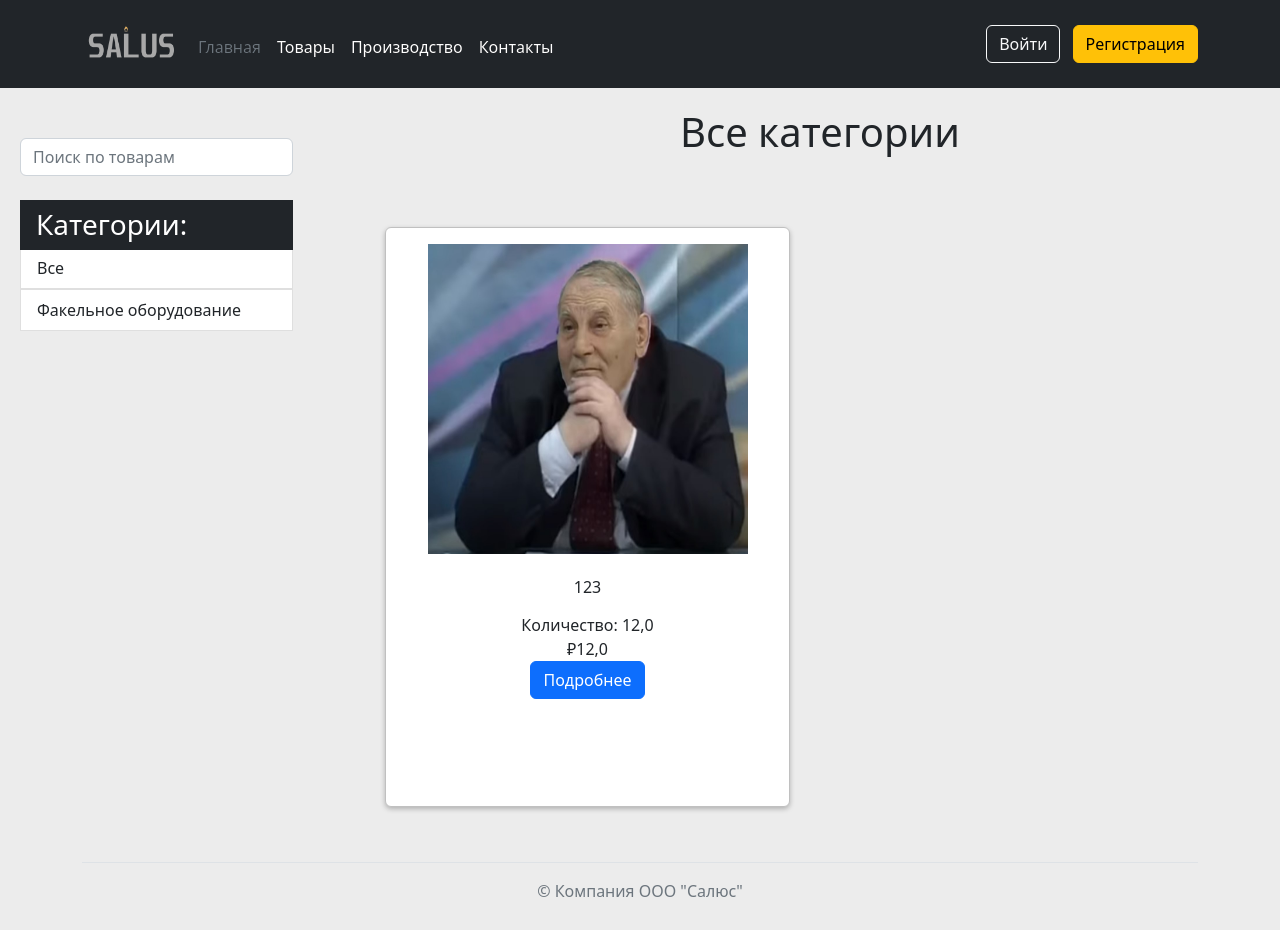
Before: /product/products/ with the older database file.
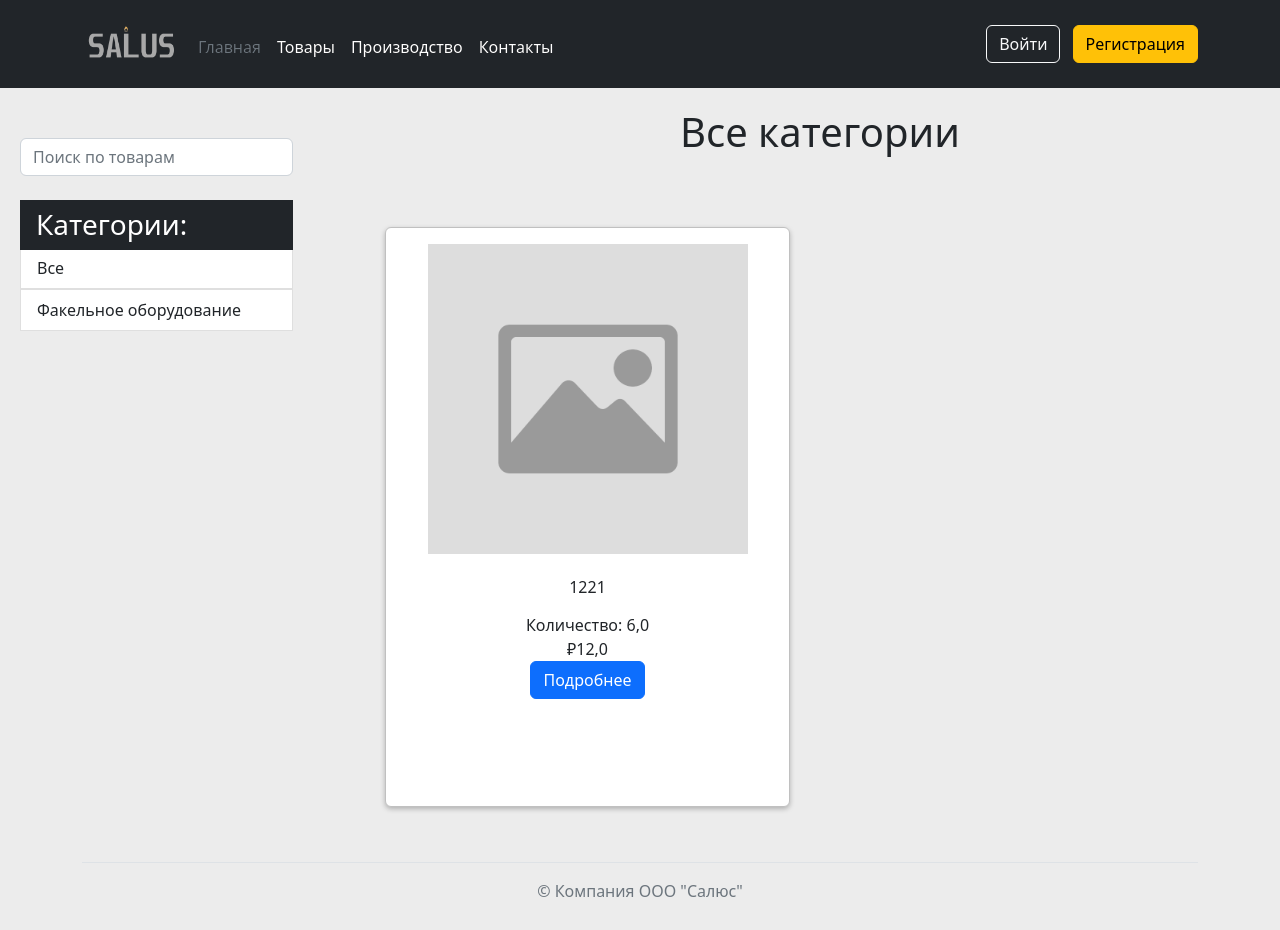
After: the same page with the newer database file.
### shop/models.py (models this page shows, shortened)
class Category(models.Model):
    name = models.CharField(max_length=100, db_index=True, unique=True)
    slug = models.SlugField(max_length=100, unique=True)
    class Meta:
        ordering = ('name', )
        verbose_name = 'Категория'
        verbose_name_plural = 'Категории'
    def get_absolute_url(self):
        return reverse('myshop:product_list_by_category', args=[self.slug])

class Product(models.Model):
    category = models.ForeignKey(Category, related_name='products', on_delete=CASCADE, verbose_name='Категория')
    name = models.CharField(max_length=50, db_index=True, verbose_name='Название товара')
    description = models.TextField(max_length=1000, blank=True, verbose_name='Описание и спецификация')
    price = models.FloatField(validators=[MinValueValidator(Decimal('0.001'))], verbose_name='Цена')
    opt_price = models.FloatField(validators=[MinValueValidator(Decimal('0.01'))], verbose_name='Оптовая цена',  blank=True, null=True)
    opt_price_if = models.FloatField(validators=[MinValueValidator(Decimal('0'))], default=10000, verbose_name='Количество, необходимое для оптовой цены', blank=True, null=True)
    amount = models.FloatField(verbose_name='Количество')
    image = models.ImageField(upload_to='product/%Y/%m/%d', blank=True, null=True, verbose_name='Изображение')
    created = models.DateTimeField(auto_now_add=True)
    uploaded = models.DateTimeField(auto_now=True)
    class Meta:
        ordering = ('name',)
        verbose_name = 'Товар'
        verbose_name_plural = 'Товары'

### shop/views.py (the view)
# urls.py: path('products/', views.product_list, name='product_list'),
def product_list(request, category_slug=None):
    category = None
    categories = Category.objects.all()
    products = Product.objects.all()
    if category_slug:
        category = get_object_or_404(Category, slug=category_slug)
        products = products.filter(category=category)
    return render(request, 'product/list.html',
                  {
                      'category': category,
                      'categories': categories,
                      'products': products
                  })

### cart/context_processors.py (called while the page is built)
def cart(request):
    return {'cart': Cart(request)}

### templates/product/list.html (shortened to what this page needs)
{%extends 'index.html' %}
{% load static %}
{% block container %}
<head>
  </head>
<div class="d-flex">
    <div class="container content position-fixed" style="margin-left: 20px; min-width:20rem;" >
        <div class="row">
            <div class="col-3 list-group" >
                <form action="{% url 'myshop:search_results' %}"  method="get" class="col-12 mb-3 mb-lg-0 me-lg-3">
                            <input type="search" name="q" class="form-control form-input form-control-dark" placeholder="Поиск по товарам" aria-label="Search" >
                    </form><br>
                    <h3 class="list-group-item list-group-item-action border-0 active" style="background: #212529; margin-bottom: -2px;">Категории:</h3>
                    <a class="list-group-item list-group-item-action" {% if not category %}class="selected"{% endif %} href="{% url 'myshop:product_list' %}">Все</a>
                    {% for c in categories %}
                <div class="d-flex justify-content-between"><a href="{{ c.get_absolute_url }}" class="list-group-item list-group-item-action" {% if category.slug == c.slug %}class="selected" {% endif %}>{{ c.name }}
                        </a></div>
        {% endfor %}
            </div>
        </div>
    </div>
<div class="col-md-9 " style="margin-left: 370px;">
        <center>
        <h1 class=" position-sticky" style="margin-top: 20px;margin-right: 60px;">{% if category %}{{ category.name }}{% else %}Все категории{% endif %}</h1><br><br>
        </center>
        {% if products %}
        {% for product in products %}
        <div class="card product col-md-3" style="width: 405px; height: 580px;
                          text-align: center;
                          display: inline-block;
                          margin: 15px;">
            <div calss="card-header " >
                <div class="card-body" style="position: relative">
                    <a href="http://127.0.0.1:8000/product/{{ product.id }} ">
                            <img  width="320px" height="310px" src="{% if product.image %}{{ product.image.url }}{%else %}{% static 'img/no-image.png' %}{% endif %}" >
                    </a><br><br>
                    <h6 class="card-title text-break" style="max-width:400px;">{{ product.name|linebreaks }}</h6>
                    <div>
                        Количество: {{ product.amount }}<br>
                        ₽{{ product.price }}
                            <br>
                        <a href="http://127.0.0.1:8000/product/{{ product.id }}" class="btn btn-primary" style="margin-bottom: 10px;">Подробнее</a><br>
                        </div>
                </div>
            </div>
        </div>
        {% endfor %}
    {% else %}
    <h1 class=" position-sticky" style="margin-top: 100px;margin-left: 570px;">Товаров нет</h1><br><br><br><br><br><br><br><br><br><br><br><br><br><br><br><br><br><br><br><br><br><br><br><br><br><br><br>
    {% endif %}
</div>
</div>
{% endblock container %}

### templates/index.html (shortened to what this page needs)
{% load static %}
<html lang="en" xmlns="http://www.w3.org/1999/html">
  <head>
    <link href="https://cdn.jsdelivr.net/npm/bootstrap@5.2.3/dist/css/bootstrap.min.css" rel="stylesheet">
  </head>
  <header class=" p-4 bg-dark text-white sticky-top ">
    <div class="container ">
      <div class="d-flex flex-wrap align-items-center justify-content-center justify-content-lg-start">
        <a href="/" class=" d-flex align-items-center mb-2 mb-lg-0 text-white text-decoration-none">
          <img src="{% static '/img/spng.png' %}" class="bi me-2" width="100" height="40" style="margin-right:100px" role="img" aria-label="Bootstrap">
        </a>
        <ul class="nav col-12 col-lg-auto me-lg-auto mb-2 justify-content-center mb-md-0">
          <li><a href="{% url 'home' %}" class="linkz nav-link px-2 text-secondary " aria-current="page">Главная</a></li>
          <li><a href="{% url 'myshop:product_list' %}" class="linkz nav-link px-2 text-white">Товары</a></li>
             <li><a href="{%url 'production'%}" class="linkz nav-link px-2 text-white">Производство</a></li>
          <li><a href="{%url 'contacts'%}" class="linkz nav-link px-2 text-white">Контакты</a></li>
        </ul>
        <div class="text-end" >
        {% if user.is_authenticated %}
          <div class=" d-flex">
              <a href="{% url 'cart:cart' %}">
          <img id="cart-icon" src="{% static 'img/cart.png' %}">
        </a>
              <h6><span class="badge bg-danger rounded-pill" >
                {% if cart|length  > 0 %}{% with total_items=cart|length %}
                        {{ total_items }}{% endwith %}
                {% else %}
                    0
                {% endif %}
    </span></h6>
          </div>
          </div>
        <div class="dropdown">
                    <button style="margin-left: 5px;" class="btn btn-outline-light dropdown-toggle" type="button" data-bs-toggle="dropdown" aria-expanded="true">
                    Профиль
                    </button>
                    <ul class="dropdown-menu">
                        <li class="dropdown-item">{{ user.username }}</li>
                        <li><hr class="dropdown-divider"></li>
                        <li><a class="dropdown-item" href="{% url 'password_change' %}">Изменить пароль</a></li>
                        <li><a class="dropdown-item" href="{% url 'orders:orders_user' %}">Заказы</a></li>
                    </ul>
                  </div>
            <a style="margin-left: 10px;" href="{% url 'logout' %}" class="btn btn-warning">Выход</a>
      </div>
         {% else %}
                  <a href="{% url 'login' %}" class="btn btn-outline-light me-2">Войти</a>
                  <a href="{% url 'signup' %}" class="btn btn-warning"  >Регистрация</a>
            {% endif %}
   </div>
  </header>
{% block container %}
{% endblock container %}
<div class="container navbar-fixed-bottom">
  <footer class="py-4 my-7 " >
    <ul class="nav justify-content-center border-bottom pb-3 mb-3">
    </ul>
    <p class="text-center text-muted">&copy; Компания ООО "Салюс"</p>
  </footer>
</div>
</html>

### templates/index.html (style rules this page uses)
.linkz { --s: 0.15em; --c: #ffc32c; color: #0000; padding-bottom: var(--s); background: linear-gradient(90deg,var(--c) 50%,#000 0) calc(100% - var(--_p,0%))/200% 100%, linear-gradient(var(--c) 0 0) 0% 100%/var(--_p,0%) var(--s) no-repeat; -webkit-background-clip: text,padding-box; background-clip: text,padding-box; transition: 0.3s; }
header { padding-top: 60px; }
footer { padding-top: 60px; position: relative; bottom: 0; }

### templates/product/list.html (style rules this page uses)
.content { margin-top: 50px; margin-top: 50px; }
.product { border: 1px solid #c0c0c0; text-align: center; transition: all 0.5s ease 0s; margin-bottom: 20px; box-shadow: 0 2px 5px rgba(0, 0, 0, 0.25); }

Changed rows visible on the page:
removed Product: image (picture), name "123", amount "12,0", price "12,0"
added Product: name "1221", amount "6,0", price "12,0"
